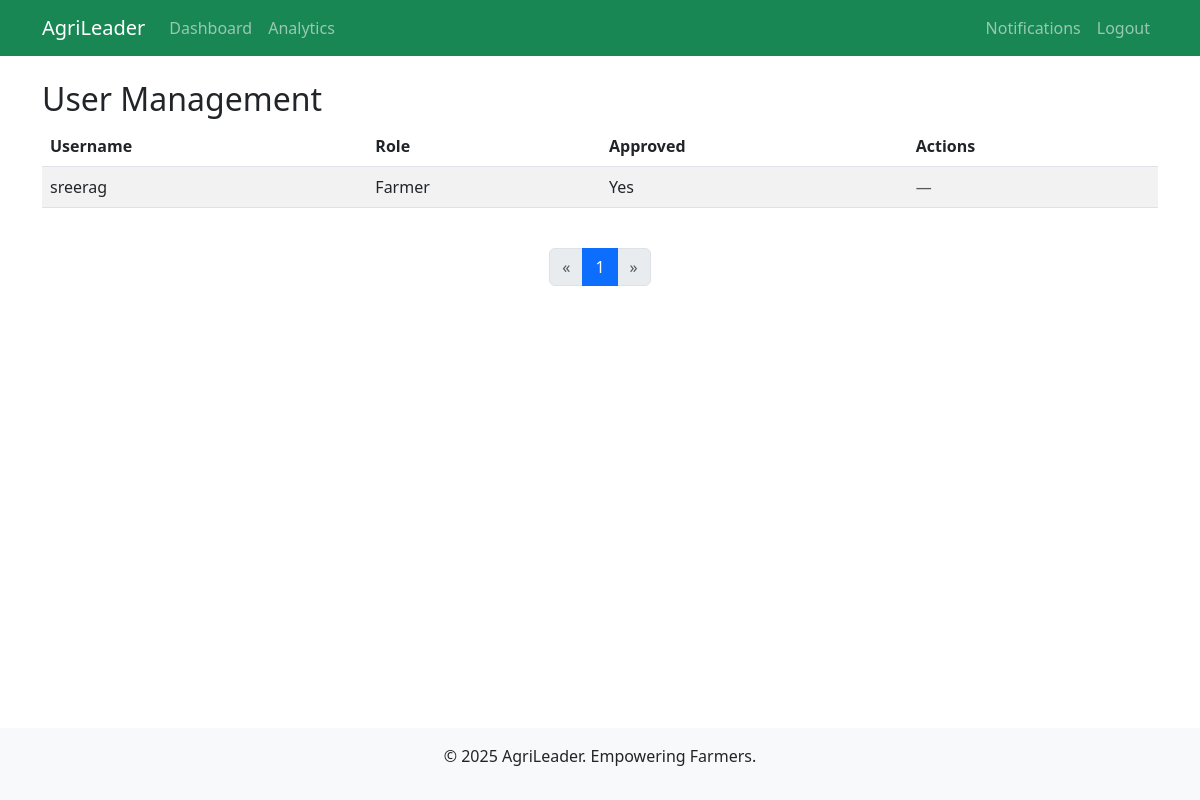
/adminpanel/users/ (signed in), run on an earlier commit of the app's database.
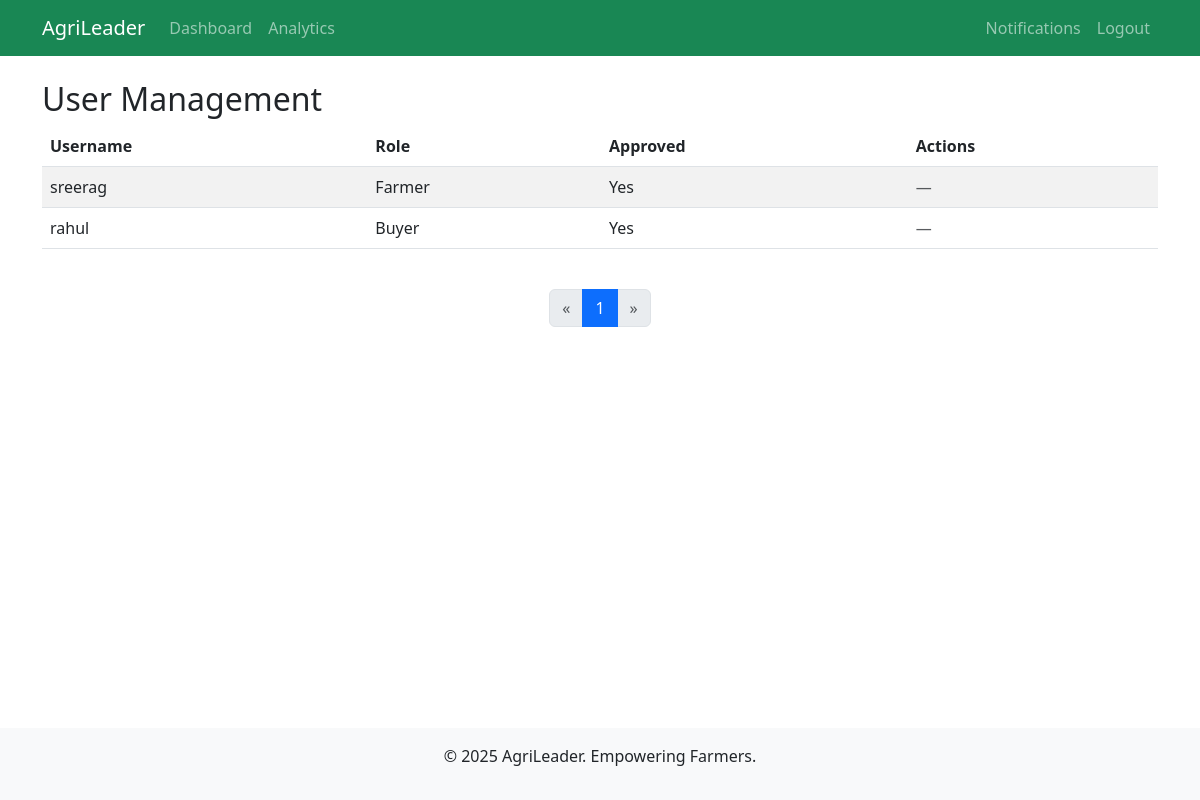
And on a later commit of the database.
### accounts/models.py (models this page shows, shortened)
class CustomUser(AbstractUser):
    ROLE_CHOICES = [
        ('farmer', 'Farmer'),
        ('buyer', 'Buyer'),
    ]
    email = models.EmailField(unique=True, blank=False, null=False)  # 👈 make email required and unique
    first_name = models.CharField(max_length=150, blank=False, null=False)  # 👈 required
    last_name = models.CharField(max_length=150, blank=False, null=False)   # 👈 required
    role = models.CharField(max_length=10, choices=ROLE_CHOICES, default='farmer')
    mobile = models.CharField(
        max_length=10,
        validators=[RegexValidator(r'^[6-9]\d{9}$', 'Enter a valid 10-digit mobile number starting with 6, 7, 8, or 9.')],
        help_text='10 digits starting with 6-9'
    )
    address = models.TextField()
    profile_picture = models.ImageField(upload_to='profiles/', blank=True, null=True)
    buyer_type = models.CharField(
        max_length=20,
        choices=[('wholesaler', 'Wholesaler'), ('retailer', 'Retailer')],
        blank=True,
        null=True
    )
    is_approved = models.BooleanField(default=False)
    objects = CustomUserManager()

### adminpanel/views.py (the view)
    def wrapper(request, *args, **kwargs):
        if not request.user.is_authenticated or request.user.role != 'admin':
            messages.warning(request, 'No permission to access this page.')
            return redirect('accounts:home')
        return view_func(request, *args, **kwargs)

### adminpanel/views.py (called while the page is built)
def admin_required(view_func):
    def wrapper(request, *args, **kwargs):
        if not request.user.is_authenticated or request.user.role != 'admin':
            messages.warning(request, 'No permission to access this page.')
            return redirect('accounts:home')
        return view_func(request, *args, **kwargs)
    return wrapper

@login_required
@admin_required
def user_management(request):
    users_qs = CustomUser.objects.filter(role__in=['farmer', 'buyer']).order_by('-date_joined')
    page_obj, users = paginate_queryset(request, users_qs)
    return render(request, 'adminpanel/user_management.html', {
        'users': users,
        'page_obj': page_obj,  # pass page_obj to template for navigation
    })

### utils/pagination.py (called while the page is built)
def paginate_queryset(request, queryset):
    paginator = Paginator(queryset, DEFAULT_PER_PAGE)
    page_number = request.GET.get('page')
    try:
        page_obj = paginator.page(page_number)
    except PageNotAnInteger:
        page_obj = paginator.page(1)
    except EmptyPage:
        page_obj = paginator.page(paginator.num_pages)
    return page_obj, page_obj.object_list

### adminpanel/templates/adminpanel/user_management.html (shortened to what this page needs)
{% extends 'accounts/base.html' %}
{% block content %}
<h2>User Management</h2>
<div class="table-responsive">
    <table class="table table-striped align-middle">
        <thead>
            <tr>
                <th>Username</th>
                <th>Role</th>
                <th>Approved</th>
                <th>Actions</th>
            </tr>
        </thead>
        <tbody>
            {% for user in users %}
            <tr>
                <td>{{ user.username }}</td>
                <td>{{ user.get_role_display }}</td>
                <td>{{ user.is_approved|yesno:"Yes,No" }}</td>
                <td>
                    {% if not user.is_approved %}
                        <a href="{% url 'adminpanel:approve_user' user.id %}"
                           class="btn btn-sm btn-success"
                           onclick="return confirm('Are you sure you want to approve {{ user.username }}?');">
                            Approve
                        </a>
                        <a href="{% url 'adminpanel:reject_user' user.id %}"
                           class="btn btn-sm btn-danger"
                           onclick="return confirm('Are you sure you want to reject {{ user.username }}? This action cannot be undone.');">
                            Reject
                        </a>
                    {% else %}
                        <span class="text-muted">—</span>
                    {% endif %}
                </td>
            </tr>
            {% empty %}
            <tr>
                <td colspan="4" class="text-center">No users found.</td>
            </tr>
            {% endfor %}
        </tbody>
    </table>
</div>
{% include 'partials/pagination.html' %}
{% endblock %}

What changed in the data, as far as the page shows it:
added CustomUser: username "rahul", role "Buyer", is_approved "Yes"
